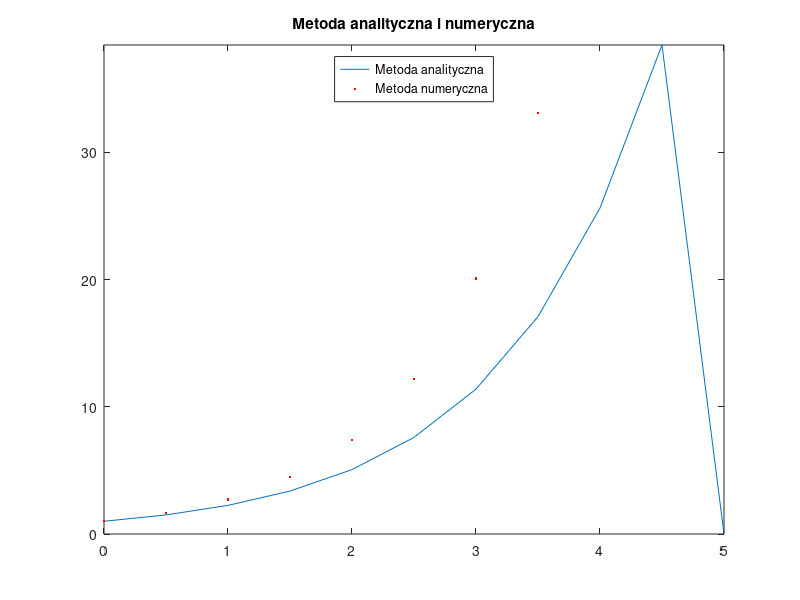
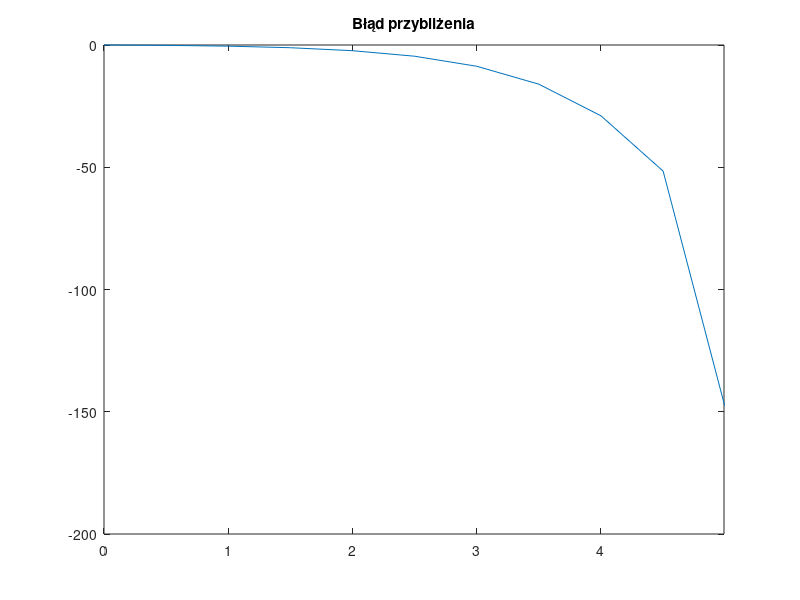

MATLAB code for these plots, in order:
%% Rozwiazywanie rownan rozniczkowych metoda Eulera!
% dx/dt = ax
%% Zadanie 1
clear all;

a = 1;
h = 0.5;
x = 0:h:5;
y = zeros(size(x));
y(1)=1;

m_an = zeros(size(x));
m_an(1)=exp(a*x(1));
for i = 2:length(x)-1
    %% f = a(f(x))
    f=a*y(i-1);
    y(i)=y(i-1) + h*f;
end
%exp(3)
m_an(:) = exp(a*x(:));

figure (1)
plot (x,y,x,m_an,'.red')
title('Metoda analityczna i numeryczna')
legend('Metoda analityczna','Metoda numeryczna','Location',['north'])
ylim([0 max(y)])
s=y(:)-m_an(:);
%s= m_an(:)-y(:)
figure (2)
plot (x,s)
title('Błąd przybliżenia');
xlim([0 4.99]);